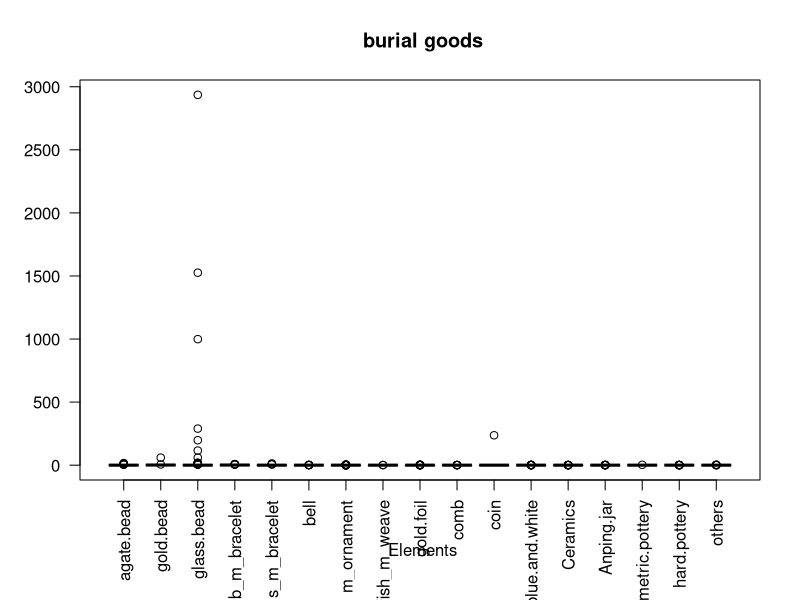
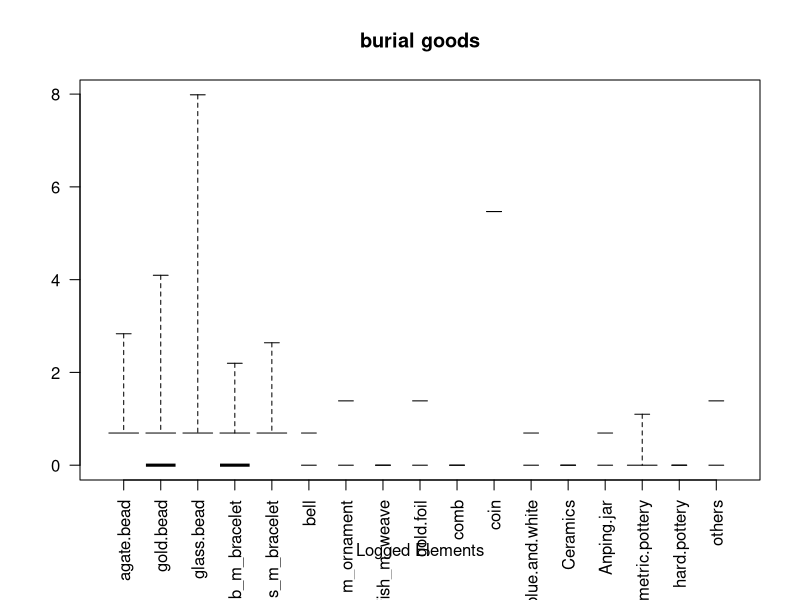
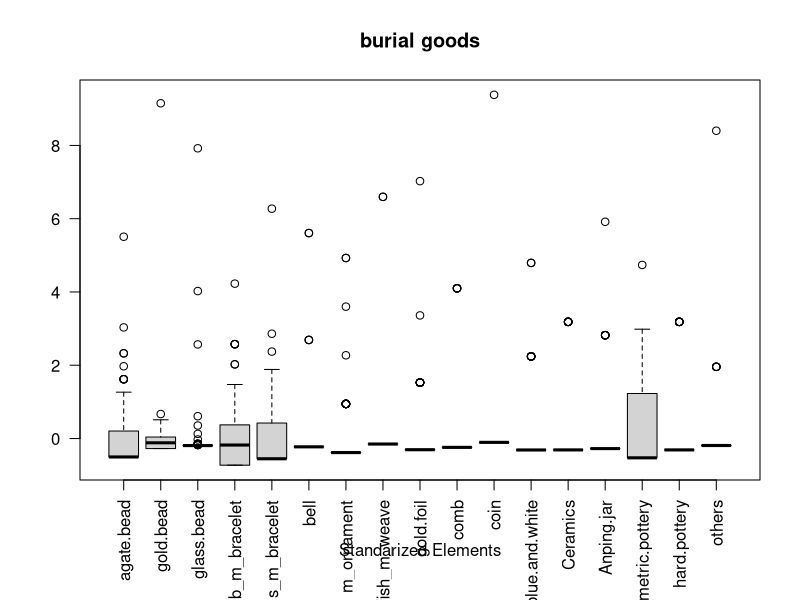
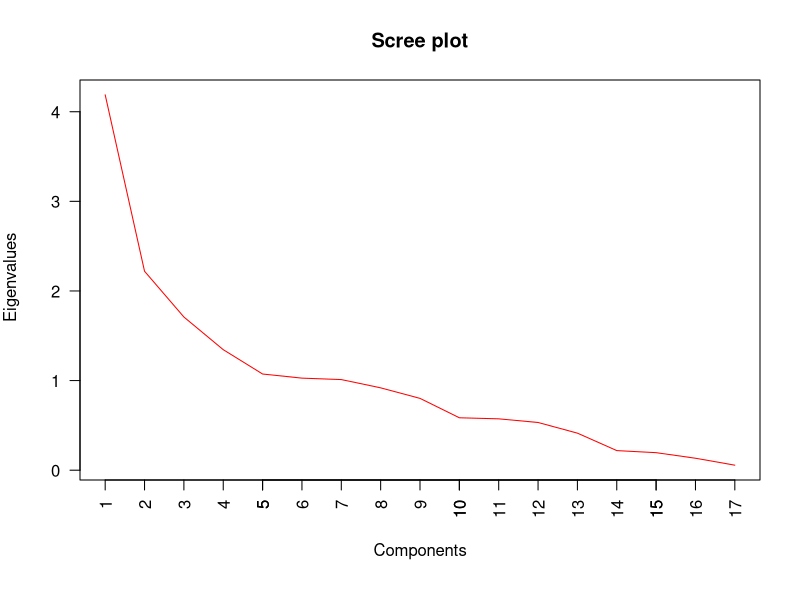
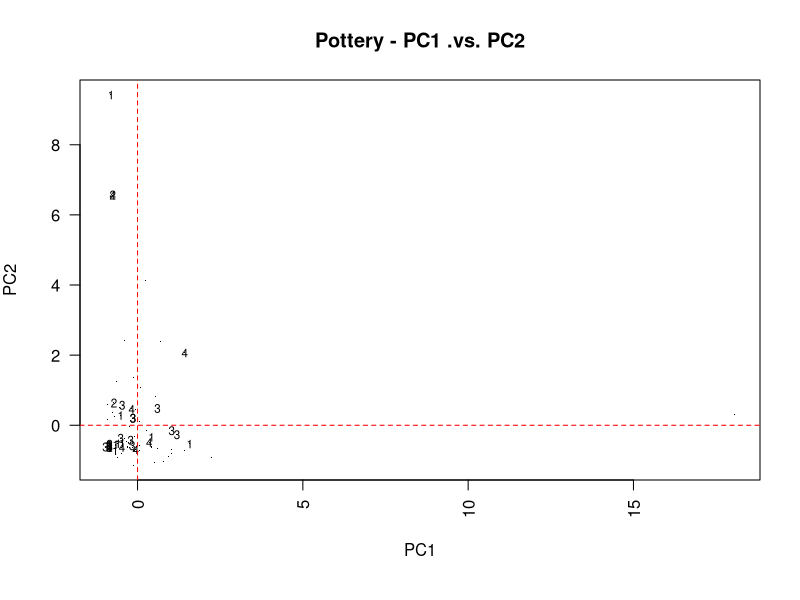
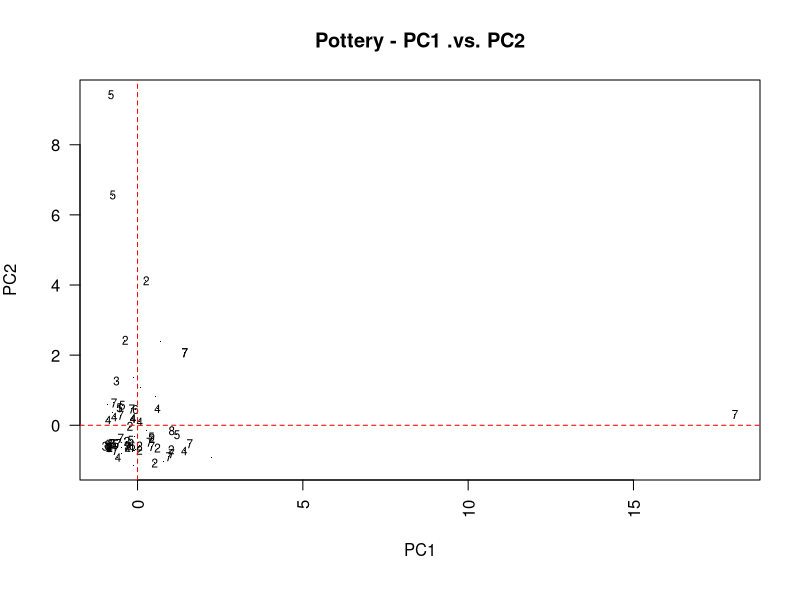
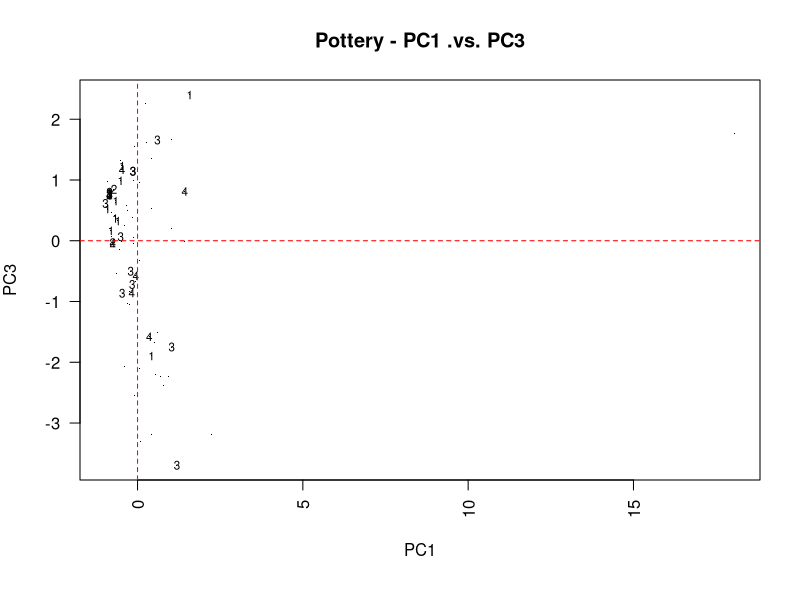
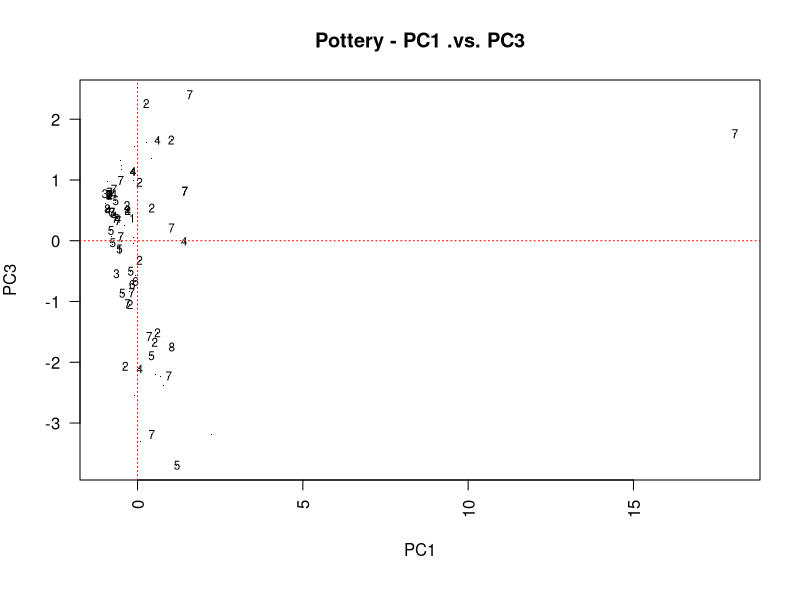

Source code (R) for these figures, in order:
burial.KWL= read.delim("burials_Kiwulan.csv", header=T, sep=",")
u.burial.KWL= read.delim("upperburials_Kiwulan.csv", header=T, sep=",")
l.burial.KWL= read.delim("Lowerburials_Kiwulan.csv", header=T, sep=",")
u.burial.KWL= read.delim("upperburials_Kiwulan.csv", header=T, sep=",")
attach(u.burial.KWL)
attach(burial.KWL)
u.burials= na.omit(u.burial.KWL[13:29])
par(las=2,mar=c(6,4,4,2))
boxplot(u.burials, main= " burial goods", xlab=" Elements")
# log the original data
burials.log= sapply(u.burials, log)
par(las=2,mar=c(6,4,4,2))
boxplot(burials.log, main="burial goods", xlab="Logged Elements")
# standarize the original data
mean.elements= sapply(u.burials, mean)
sd.elements= sapply(u.burials, sd)
burials.z = t( (t(u.burials)- mean.elements)/sd.elements)
par(las=2,mar=c(6,4,4,2))
boxplot(burials.z, main="burial goods", xlab="Standarized Elements")

# correlation matrix
options('digits')
options(digits= 3)
R= cor(burials.z, use="complete.obs")
R
library("psych")
cortest.bartlett(R)
PCA= prcomp(burials.z)
summary(PCA)
eigenvalues= PCA$sdev^2
plot(1:length(eigenvalues), eigenvalues, main="Scree plot",
     xlab="Components", ylab=" Eigenvalues",type="l", col="red")
axis(1, at= 1:length(eigenvalues))
loadings= PCA$rotation^2
loadings
#byplot of pc1 and pc2(gender)
plot(PCA$x[,1], PCA$x[,2], pch=".",xlab="PC1", ylab="PC2", main="Pottery - PC1 .vs. PC2")
labels= factor(gender)
text(PCA$x[,1], PCA$x[,2], labels, cex=0.7)
abline(h=0, v=0, lty=2, col="red")

#bylot of pc1 and pc2(age)
plot(PCA$x[,1], PCA$x[,2], pch=".",xlab="PC1", ylab="PC2", main="Pottery - PC1 .vs. PC2")
labels= factor(age)
text(PCA$x[,1], PCA$x[,2], labels, cex=0.7)
abline(h=0, v=0, lty=2, col="red")

#byplot of pc1 and pc3(gender)
plot(PCA$x[,1], PCA$x[,3], pch=".",xlab="PC1", ylab="PC3", main="Pottery - PC1 .vs. PC3")
labels= factor(gender)
text(PCA$x[,1], PCA$x[,3], labels, cex=0.7)
abline(h=0, v=0, lty=2, col="red")

#bylot of pc1 and pc3(age)
plot(PCA$x[,1], PCA$x[,3], pch=".",xlab="PC1", ylab="PC3", main="Pottery - PC1 .vs. PC3")
labels= factor(age)
text(PCA$x[,1], PCA$x[,3], labels, cex=0.7)
abline(h=0, v=0, lty=3, col="red")

#byplot of pc1 and pc4(gender)
plot(PCA$x[,1], PCA$x[,4], pch=".",xlab="PC1", ylab="PC4", main="Pottery - PC1 .vs. PC4")
labels= factor(gender)
text(PCA$x[,1], PCA$x[,4], labels, cex=0.7)
abline(h=0, v=0, lty=2, col="red")

#bylot of pc1 and pc4(age)
plot(PCA$x[,1], PCA$x[,4], pch=".",xlab="PC1", ylab="PC4", main="Pottery - PC1 .vs. PC4")
labels= factor(age)
text(PCA$x[,1], PCA$x[,4], labels, cex=0.7)
abline(h=0, v=0, lty=3, col="red")

#byplot of pc1 and pc5(gender)
plot(PCA$x[,1], PCA$x[,5], pch=".",xlab="PC1", ylab="PC5", main="Pottery - PC1 .vs. PC5")
labels= factor(gender)
text(PCA$x[,1], PCA$x[,5], labels, cex=0.7)
abline(h=0, v=0, lty=2, col="red")

#bylot of pc1 and pc5(age)
plot(PCA$x[,1], PCA$x[,5], pch=".",xlab="PC1", ylab="PC5", main="Pottery - PC1 .vs. PC5")
labels= factor(age)
text(PCA$x[,1], PCA$x[,5], labels, cex=0.7)
abline(h=0, v=0, lty=3, col="red")

# cluster analysis
mydata = na.omit(u.burials)
mydata = scale(u.burials)
wss <- (nrow(u.burials)-1)*sum(apply(u.burials,2,var))
for (i in 1:17)
  wss[i] <- sum(kmeans(mydata, centers=i)$withinss)
plot(1:17, wss, type="b", xlab="Number of Clusters", ylab="Within groups sum of squares")

# K-Means Cluster Analysis
fit <- kmeans(mydata, 5) 
aggregate(mydata,by=list(fit$cluster),FUN=mean)
# append cluster assignment
mydata <- data.frame(mydata, fit$cluster)

# Ward Hierarchical Clustering
d <- dist(mydata, method = "euclidean")
fit <- hclust(d, method="ward") 
plot(fit) # display dendogram
groups <- cutree(fit, k=5) # cut tree into 5 clusters
rect.hclust(fit, k=5, border="red")